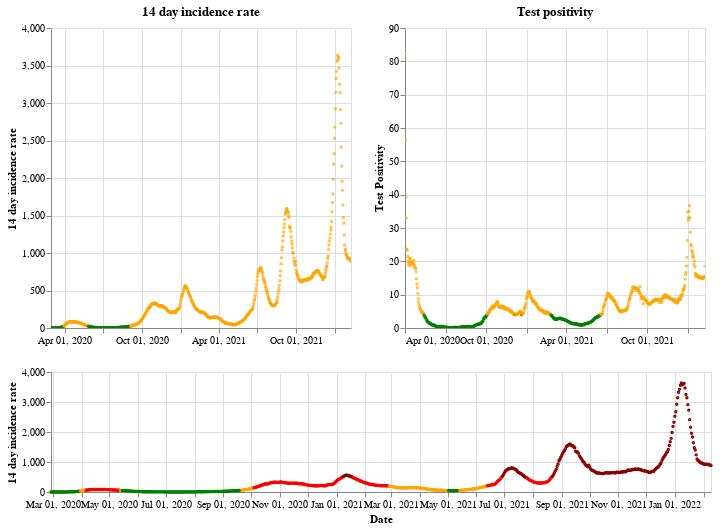

The notebook cell saved with this chart:
### Markdown cell above
## Scotland

### Code cell
plot_traffic_light('Scotland')

### Figure 1 — Vega-Lite specification as saved in the notebook (floating-point values rounded to 4 significant figures; data arrays with more than 128 entries replaced by an {"elided": "..."} marker saying what was removed)
{"config": {"view": {"continuousWidth": 400, "continuousHeight": 300}}, "vconcat": [{"hconcat": [{"mark": {"type": "point", "size": 2}, "encoding": {"color": {"condition": {"value": "green", "test": "(datum.twoWeeklyCasesRate <= 25)"}, "value": "orange"}, "tooltip": [{"type": "nominal", "field": "areaName"}, {"type": "temporal", "field": "date"}, {"type": "quantitative", "field": "twoWeeklyCasesRate"}, {"type": "quantitative", "field": "testPositivity"}], "x": {"type": "temporal", "axis": {"title": ""}, "field": "date", "scale": {"domain": {"selection": "DateBrush"}}, "timeUnit": "yearmonthdate"}, "y": {"type": "quantitative", "axis": {"title": "14 day incidence rate"}, "field": "twoWeeklyCasesRate"}}, "title": "14 day incidence rate", "width": 300}, {"mark": {"type": "point", "size": 2}, "encoding": {"color": {"condition": {"value": "green", "test": "(datum.testPositivity <= 4)"}, "value": "orange"}, "tooltip": [{"type": "nominal", "field": "areaName"}, {"type": "temporal", "field": "date"}, {"type": "quantitative", "field": "twoWeeklyCasesRate"}, {"type": "quantitative", "field": "testPositivity"}], "x": {"type": "temporal", "axis": {"title": ""}, "field": "date", "scale": {"domain": {"selection": "DateBrush"}}, "timeUnit": "yearmonthdate"}, "y": {"type": "quantitative", "axis": {"title": "Test Positivity"}, "field": "testPositivity"}}, "title": "Test positivity", "width": 300}]}, {"layer": [{"mark": {"type": "point", "size": 2}, "encoding": {"color": {"condition": {"value": "orange", "test": "(((datum.testPositivity < 4) && (datum.twoWeeklyCasesRate >= 50)) && (datum.twoWeeklyCasesRate < 200))"}, "value": "red"}, "opacity": {"condition": {"value": 1, "test": "((datum.twoWeeklyCasesRate >= 50) && (datum.twoWeeklyCasesRate < 500))"}, "value": 0}, "tooltip": [{"type": "nominal", "field": "areaName"}, {"type": "temporal", "field": "date"}, {"type": "quantitative", "field": "twoWeeklyCasesRate"}, {"type": "quantitative", "field": "testPositivity"}], "x": {"type": "temporal", "axis": {"title": "Date"}, "field": "date", "timeUnit": "yearmonthdate"}, "y": {"type": "quantitative", "axis": {"title": "14 day incidence rate"}, "field": "twoWeeklyCasesRate"}}, "selection": {"DateBrush": {"type": "interval", "encodings": ["x"], "fields": ["Time"]}}}, {"mark": {"type": "point", "size": 2}, "encoding": {"color": {"value": "darkred"}, "opacity": {"condition": {"value": 1, "test": "(datum.twoWeeklyCasesRate >= 500)"}, "value": 0}, "tooltip": [{"type": "nominal", "field": "areaName"}, {"type": "temporal", "field": "date"}, {"type": "quantitative", "field": "twoWeeklyCasesRate"}, {"type": "quantitative", "field": "testPositivity"}], "x": {"type": "temporal", "axis": {"title": "Date"}, "field": "date", "timeUnit": "yearmonthdate"}, "y": {"type": "quantitative", "axis": {"title": "14 day incidence rate"}, "field": "twoWeeklyCasesRate"}}}, {"mark": {"type": "point", "size": 2}, "encoding": {"color": {"condition": {"value": "green", "test": "((datum.testPositivity < 4) && (datum.twoWeeklyCasesRate < 50))"}, "value": "orange"}, "opacity": {"condition": {"value": 1, "test": "(datum.twoWeeklyCasesRate < 50)"}, "value": 0}, "tooltip": [{"type": "nominal", "field": "areaName"}, {"type": "temporal", "field": "date"}, {"type": "quantitative", "field": "twoWeeklyCasesRate"}, {"type": "quantitative", "field": "testPositivity"}], "x": {"type": "temporal", "axis": {"title": "Date"}, "field": "date", "timeUnit": "yearmonthdate"}, "y": {"type": "quantitative", "axis": {"title": "14 day incidence rate"}, "field": "twoWeeklyCasesRate"}}}], "height": 120, "width": 660}], "data": {"name": "data-8a760293bc27cd35c3fd614fbb405839"}, "$schema": "https://vega.github.io/schema/vega-lite/v4.8.1.json", "datasets": {"data-8a760293bc27cd35c3fd614fbb405839": {"elided": "713 records"}}}
